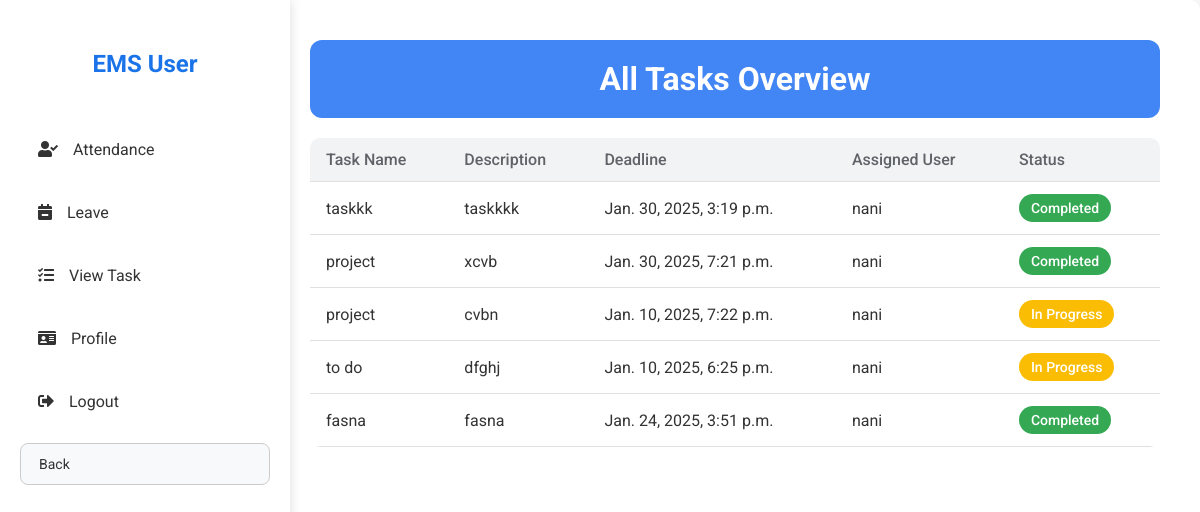
The page /user_tasks/ (signed in) on the database its author committed.
### employeeapp/models.py (models this page shows, shortened)
class Task(models.Model):
    task_name = models.CharField(max_length=255)
    user = models.ForeignKey(UserProfile, on_delete=models.CASCADE, null=True, blank=True)
    description = models.TextField(blank=True, null=True)
    deadline = models.DateTimeField(default=timezone.now)
    submission_date = models.DateTimeField(null=True, blank=True)
    employees = models.ManyToManyField(User)
    is_completed = models.BooleanField(default=False)

class UserProfile(models.Model):
    name = models.CharField(max_length=100)
    username = models.CharField(max_length=60,null=True,blank=True)
    password = models.CharField(max_length=255,null=True,blank=True)
    user = models.OneToOneField(User, on_delete=models.CASCADE)
    dob = models.DateField(default='2000-01-01')
    address = models.TextField()
    phone_number = models.CharField(max_length=15)
    image = models.ImageField(upload_to='profile_images/', default='profile_images/default.png')

### employeeapp/views.py (the view, shortened to what this page needs)
# urls.py: path('user_tasks/', views.user_tasks, name='user_tasks'),
@login_required
def user_tasks(request):
    user = request.user
    tasks = Task.objects.filter(user__user=user)
    if not tasks.exists():
        return render(request, 'user_task.html', {'message': "You don't have any tasks assigned."})
    return render(request, 'user_task.html', {'tasks': tasks})

### templates/user_task.html (shortened to what this page needs)
<!DOCTYPE html>
<html lang="en">
{% load static %}
<head>
    <link rel="stylesheet" href="https://cdnjs.cloudflare.com/ajax/libs/font-awesome/5.15.4/css/all.min.css">
</head>
<body>
    <div class="sidebar">
        <h2>EMS User</h2>
        <a href="{% url 'attendance' %}"><i class="fas fa-user-check"></i> Attendance</a>
        <a href="{% url 'leave' %}"><i class="fas fa-calendar-minus"></i> Leave</a>
        <a href="{% url 'user_tasks' %}"><i class="fas fa-tasks"></i> View Task</a>
        <a href="{% url 'view_profile' %}"><i class="fas fa-id-card"></i> Profile</a>
        <a href="{% url '' %}"><i class="fas fa-sign-out-alt"></i> Logout</a>
        <a href="javascript:history.back()" class="back-button">Back</a>
    </div>
    <div class="main">
        <div class="header">
            <h1>All Tasks Overview</h1>
        </div>
        {% if tasks %}
            <table class="table">
                <thead>
                    <tr>
                        <th>Task Name</th>
                        <th>Description</th>
                        <th>Deadline</th>
                        <th>Assigned User</th>
                        <th>Status</th>
                    </tr>
                </thead>
                <tbody>
                    {% for task in tasks %}
                        <tr>
                            <td>{{ task.task_name }}</td>
                            <td>{{ task.description }}</td>
                            <td>{{ task.deadline }}</td>
                            <td>{{ task.user.user.username }}</td>
                            <td>
                                {% if task.is_completed %}
                                    <span class="badge status-completed">Completed</span>
                                {% else %}
                                    <span class="badge status-pending">In Progress</span>
                                {% endif %}
                            </td>
                        </tr>
                    {% endfor %}
                </tbody>
            </table>
        {% else %}
            <p class="alert">There are no tasks assigned yet.</p>
        {% endif %}
    </div>
</body>
</html>

### templates/user_task.html (style rules this page uses)
body { font-family: 'Roboto', sans-serif; background-color: #f9f9f9; color: #333; margin: 0; display: flex; height: 100vh; }
.sidebar { width: 250px; background-color: #ffffff; padding: 30px 20px; height: 100vh; position: fixed; box-shadow: 2px 0 10px rgba(0, 0, 0, 0.1); display: flex; flex-direction: column; }
.sidebar h2 { text-align: center; color: #1a73e8; margin-bottom: 40px; }
.sidebar a { color: #333; text-decoration: none; padding: 12px 18px; margin: 10px 0; border-radius: 8px; display: flex; align-items: center; transition: background 0.3s ease; }
.sidebar a i { margin-right: 15px; }
.main { margin-left: 270px; padding: 40px; flex-grow: 1; background-color: #ffffff; box-shadow: 0 0 10px rgba(0, 0, 0, 0.05); border-radius: 10px; }
.header { background-color: #4285f4; color: white; padding: 20px 30px; border-radius: 12px; text-align: center; }
.header h1 { font-size: 2rem; margin: 0; }
.table { width: 100%; border-collapse: collapse; margin-top: 20px; border-radius: 10px; overflow: hidden; }
.table th, .table td { padding: 12px 16px; text-align: left; border-bottom: 1px solid #e0e0e0; }
.table th { color: #5f6368; font-weight: 500; background-color: #f1f3f4; }
.badge { padding: 6px 12px; font-size: 0.875rem; font-weight: 500; border-radius: 999px; display: inline-block; }
.status-completed { background-color: #34a853; color: white; }
.status-pending { background-color: #fbbc04; color: white; }
.back-button { background-color: #f8f9fa; color: #000; border: 1px solid #ccc; padding: 10px; border-radius: 4px; text-align: center; text-decoration: none; display: block; margin: 10px auto; font-size: 14px; transition: background 0.3s ease; }

### rows shown on the page
Task: task_name "taskkk", description "taskkkk", deadline "Jan. 30, 2025, 3:19 p.m.", user.user.username "nani", is_completed "Completed"
Task: task_name "project", description "xcvb", deadline "Jan. 30, 2025, 7:21 p.m.", user.user.username "nani", is_completed "Completed"
Task: task_name "project", description "cvbn", deadline "Jan. 10, 2025, 7:22 p.m.", user.user.username "nani", is_completed "In Progress"
Task: task_name "to do", description "dfghj", deadline "Jan. 10, 2025, 6:25 p.m.", user.user.username "nani", is_completed "In Progress"
Task: task_name "fasna", description "fasna", deadline "Jan. 24, 2025, 3:51 p.m.", user.user.username "nani", is_completed "Completed"
